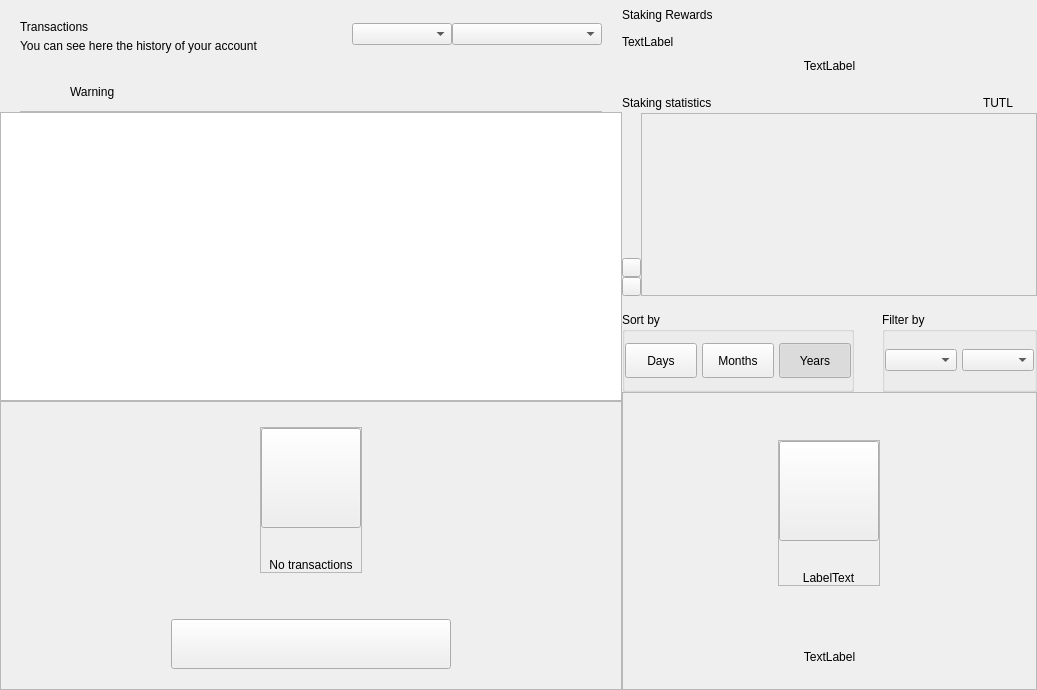
<?xml version="1.0" encoding="UTF-8"?>
<ui version="4.0">
 <class>DashboardWidget</class>
 <widget class="QWidget" name="DashboardWidget">
  <property name="geometry">
   <rect>
    <x>0</x>
    <y>0</y>
    <width>1037</width>
    <height>690</height>
   </rect>
  </property>
  <property name="windowTitle">
   <string>Form</string>
  </property>
  <layout class="QHBoxLayout" name="horizontalLayout_2" stretch="3,2">
   <property name="spacing">
    <number>0</number>
   </property>
   <property name="leftMargin">
    <number>0</number>
   </property>
   <property name="topMargin">
    <number>0</number>
   </property>
   <property name="rightMargin">
    <number>0</number>
   </property>
   <property name="bottomMargin">
    <number>0</number>
   </property>
   <item>
    <widget class="QWidget" name="left" native="true">
     <layout class="QVBoxLayout" name="left_2">
      <property name="spacing">
       <number>0</number>
      </property>
      <property name="leftMargin">
       <number>0</number>
      </property>
      <property name="topMargin">
       <number>0</number>
      </property>
      <property name="rightMargin">
       <number>0</number>
      </property>
      <property name="bottomMargin">
       <number>0</number>
      </property>
      <item>
       <layout class="QVBoxLayout" name="verticalLayout22">
        <property name="spacing">
         <number>0</number>
        </property>
        <property name="leftMargin">
         <number>20</number>
        </property>
        <property name="topMargin">
         <number>15</number>
        </property>
        <property name="rightMargin">
         <number>20</number>
        </property>
        <item>
         <widget class="QFrame" name="left_top_container">
          <layout class="QHBoxLayout" name="horizontalLayout">
           <property name="spacing">
            <number>0</number>
           </property>
           <property name="leftMargin">
            <number>0</number>
           </property>
           <property name="topMargin">
            <number>0</number>
           </property>
           <property name="rightMargin">
            <number>0</number>
           </property>
           <property name="bottomMargin">
            <number>0</number>
           </property>
           <item>
            <layout class="QVBoxLayout" name="verticalLayout_5">
             <property name="spacing">
              <number>5</number>
             </property>
             <property name="topMargin">
              <number>5</number>
             </property>
             <item>
              <widget class="QLabel" name="labelTitle">
               <property name="text">
                <string>Transactions</string>
               </property>
              </widget>
             </item>
             <item>
              <widget class="QLabel" name="labelSubtitle">
               <property name="text">
                <string>You can see here the history of your account</string>
               </property>
               <property name="alignment">
                <set>Qt::AlignLeading|Qt::AlignLeft|Qt::AlignVCenter</set>
               </property>
              </widget>
             </item>
            </layout>
           </item>
           <item>
            <spacer name="horizontalSpacer">
             <property name="orientation">
              <enum>Qt::Horizontal</enum>
             </property>
             <property name="sizeHint" stdset="0">
              <size>
               <width>40</width>
               <height>20</height>
              </size>
             </property>
            </spacer>
           </item>
           <item>
            <widget class="QComboBox" name="comboBoxSortType">
             <property name="minimumSize">
              <size>
               <width>100</width>
               <height>0</height>
              </size>
             </property>
            </widget>
           </item>
           <item>
            <widget class="QComboBox" name="comboBoxSort">
             <property name="minimumSize">
              <size>
               <width>150</width>
               <height>0</height>
              </size>
             </property>
            </widget>
           </item>
          </layout>
         </widget>
        </item>
       </layout>
      </item>
      <item>
       <spacer name="verticalSpacer">
        <property name="orientation">
         <enum>Qt::Vertical</enum>
        </property>
        <property name="sizeType">
         <enum>QSizePolicy::Fixed</enum>
        </property>
        <property name="sizeHint" stdset="0">
         <size>
          <width>20</width>
          <height>20</height>
         </size>
        </property>
       </spacer>
      </item>
      <item>
       <widget class="QWidget" name="layoutWarning" native="true">
        <layout class="QVBoxLayout" name="verticalLayout_3">
         <property name="spacing">
          <number>0</number>
         </property>
         <property name="leftMargin">
          <number>0</number>
         </property>
         <property name="topMargin">
          <number>0</number>
         </property>
         <property name="rightMargin">
          <number>0</number>
         </property>
         <property name="bottomMargin">
          <number>0</number>
         </property>
         <item>
          <widget class="QWidget" name="containerWarning" native="true">
           <layout class="QVBoxLayout" name="verticalLayout_21">
            <property name="spacing">
             <number>9</number>
            </property>
            <property name="leftMargin">
             <number>20</number>
            </property>
            <property name="topMargin">
             <number>9</number>
            </property>
            <property name="rightMargin">
             <number>20</number>
            </property>
            <property name="bottomMargin">
             <number>0</number>
            </property>
            <item>
             <widget class="QFrame" name="frameWarning">
              <property name="styleSheet">
               <string notr="true">border:none;</string>
              </property>
              <property name="frameShape">
               <enum>QFrame::StyledPanel</enum>
              </property>
              <property name="frameShadow">
               <enum>QFrame::Raised</enum>
              </property>
              <layout class="QHBoxLayout" name="horizontalLayout11" stretch="0,0,2">
               <property name="leftMargin">
                <number>0</number>
               </property>
               <property name="topMargin">
                <number>0</number>
               </property>
               <property name="rightMargin">
                <number>0</number>
               </property>
               <property name="bottomMargin">
                <number>0</number>
               </property>
               <item alignment="Qt::AlignVCenter">
                <widget class="QPushButton" name="imgWarning">
                 <property name="styleSheet">
                  <string notr="true">border:none;</string>
                 </property>
                 <property name="text">
                  <string/>
                 </property>
                 <property name="iconSize">
                  <size>
                   <width>24</width>
                   <height>24</height>
                  </size>
                 </property>
                </widget>
               </item>
               <item>
                <spacer name="horizontalSpacer_3">
                 <property name="orientation">
                  <enum>Qt::Horizontal</enum>
                 </property>
                 <property name="sizeType">
                  <enum>QSizePolicy::Fixed</enum>
                 </property>
                 <property name="sizeHint" stdset="0">
                  <size>
                   <width>12</width>
                   <height>20</height>
                  </size>
                 </property>
                </spacer>
               </item>
               <item alignment="Qt::AlignVCenter">
                <widget class="QLabel" name="lblWarning">
                 <property name="styleSheet">
                  <string notr="true"/>
                 </property>
                 <property name="text">
                  <string>Warning</string>
                 </property>
                 <property name="alignment">
                  <set>Qt::AlignBottom|Qt::AlignLeading|Qt::AlignLeft</set>
                 </property>
                </widget>
               </item>
              </layout>
             </widget>
            </item>
            <item>
             <widget class="QLabel" name="lblDivisory">
              <property name="minimumSize">
               <size>
                <width>0</width>
                <height>1</height>
               </size>
              </property>
              <property name="maximumSize">
               <size>
                <width>16777215</width>
                <height>1</height>
               </size>
              </property>
              <property name="styleSheet">
               <string notr="true">background-color:#bababa;</string>
              </property>
              <property name="text">
               <string/>
              </property>
              <property name="alignment">
               <set>Qt::AlignBottom|Qt::AlignLeading|Qt::AlignLeft</set>
              </property>
             </widget>
            </item>
           </layout>
          </widget>
         </item>
        </layout>
       </widget>
      </item>
      <item>
       <widget class="QListView" name="listTransactions">
        <property name="mouseTracking">
         <bool>true</bool>
        </property>
        <property name="selectionBehavior">
         <enum>QAbstractItemView::SelectItems</enum>
        </property>
        <property name="verticalScrollMode">
         <enum>QAbstractItemView::ScrollPerItem</enum>
        </property>
       </widget>
      </item>
      <item>
       <widget class="QFrame" name="emptyContainer">
        <property name="minimumSize">
         <size>
          <width>0</width>
          <height>100</height>
         </size>
        </property>
        <property name="frameShape">
         <enum>QFrame::StyledPanel</enum>
        </property>
        <property name="frameShadow">
         <enum>QFrame::Raised</enum>
        </property>
        <layout class="QVBoxLayout" name="verticalLayout_7" stretch="1,8,0,0">
         <property name="spacing">
          <number>0</number>
         </property>
         <property name="leftMargin">
          <number>0</number>
         </property>
         <property name="topMargin">
          <number>0</number>
         </property>
         <property name="rightMargin">
          <number>0</number>
         </property>
         <property name="bottomMargin">
          <number>20</number>
         </property>
         <item>
          <spacer name="verticalSpacer12">
           <property name="orientation">
            <enum>Qt::Vertical</enum>
           </property>
           <property name="sizeHint" stdset="0">
            <size>
             <width>20</width>
             <height>20</height>
            </size>
           </property>
          </spacer>
         </item>
         <item alignment="Qt::AlignHCenter|Qt::AlignVCenter">
          <widget class="QFrame" name="emptyScreen">
           <property name="sizePolicy">
            <sizepolicy hsizetype="Expanding" vsizetype="Expanding">
             <horstretch>0</horstretch>
             <verstretch>0</verstretch>
            </sizepolicy>
           </property>
           <property name="frameShape">
            <enum>QFrame::StyledPanel</enum>
           </property>
           <property name="frameShadow">
            <enum>QFrame::Raised</enum>
           </property>
           <layout class="QVBoxLayout" name="verticalLayout12">
            <property name="spacing">
             <number>30</number>
            </property>
            <property name="leftMargin">
             <number>0</number>
            </property>
            <property name="topMargin">
             <number>0</number>
            </property>
            <property name="rightMargin">
             <number>0</number>
            </property>
            <property name="bottomMargin">
             <number>0</number>
            </property>
            <item alignment="Qt::AlignHCenter|Qt::AlignVCenter">
             <widget class="QPushButton" name="pushImgEmpty">
              <property name="minimumSize">
               <size>
                <width>100</width>
                <height>100</height>
               </size>
              </property>
              <property name="maximumSize">
               <size>
                <width>100</width>
                <height>100</height>
               </size>
              </property>
              <property name="focusPolicy">
               <enum>Qt::NoFocus</enum>
              </property>
              <property name="text">
               <string/>
              </property>
              <property name="iconSize">
               <size>
                <width>100</width>
                <height>100</height>
               </size>
              </property>
             </widget>
            </item>
            <item alignment="Qt::AlignHCenter|Qt::AlignVCenter">
             <widget class="QLabel" name="labelEmpty">
              <property name="styleSheet">
               <string notr="true"/>
              </property>
              <property name="text">
               <string>No transactions</string>
              </property>
              <property name="alignment">
               <set>Qt::AlignCenter</set>
              </property>
             </widget>
            </item>
           </layout>
          </widget>
         </item>
         <item>
          <spacer name="verticalSpacer_21">
           <property name="orientation">
            <enum>Qt::Vertical</enum>
           </property>
           <property name="sizeHint" stdset="0">
            <size>
             <width>20</width>
             <height>40</height>
            </size>
           </property>
          </spacer>
         </item>
         <item alignment="Qt::AlignHCenter">
          <widget class="QPushButton" name="btnHowTo">
           <property name="minimumSize">
            <size>
             <width>280</width>
             <height>50</height>
            </size>
           </property>
           <property name="focusPolicy">
            <enum>Qt::NoFocus</enum>
           </property>
           <property name="text">
            <string/>
           </property>
          </widget>
         </item>
        </layout>
       </widget>
      </item>
     </layout>
    </widget>
   </item>
   <item>
    <widget class="QWidget" name="right" native="true">
     <property name="minimumSize">
      <size>
       <width>200</width>
       <height>0</height>
      </size>
     </property>
     <layout class="QVBoxLayout" name="verticalLayout_31">
      <property name="spacing">
       <number>0</number>
      </property>
      <property name="leftMargin">
       <number>0</number>
      </property>
      <property name="topMargin">
       <number>0</number>
      </property>
      <property name="rightMargin">
       <number>0</number>
      </property>
      <property name="bottomMargin">
       <number>0</number>
      </property>
      <item>
       <layout class="QVBoxLayout" name="verticalLayout_2" stretch="0,0,0,0,0,0,0">
        <property name="spacing">
         <number>0</number>
        </property>
        <item>
         <layout class="QHBoxLayout" name="horizontalLayout_3">
          <property name="spacing">
           <number>0</number>
          </property>
          <item>
           <layout class="QVBoxLayout" name="verticalLayout_6">
            <property name="spacing">
             <number>5</number>
            </property>
            <item>
             <widget class="QLabel" name="labelTitle2">
              <property name="minimumSize">
               <size>
                <width>0</width>
                <height>30</height>
               </size>
              </property>
              <property name="text">
               <string>Staking Rewards</string>
              </property>
             </widget>
            </item>
            <item>
             <widget class="QLabel" name="labelMessage">
              <property name="text">
               <string>TextLabel</string>
              </property>
             </widget>
            </item>
           </layout>
          </item>
          <item>
           <spacer name="horizontalSpacer_2">
            <property name="orientation">
             <enum>Qt::Horizontal</enum>
            </property>
            <property name="sizeType">
             <enum>QSizePolicy::MinimumExpanding</enum>
            </property>
            <property name="sizeHint" stdset="0">
             <size>
              <width>20</width>
              <height>20</height>
             </size>
            </property>
           </spacer>
          </item>
         </layout>
        </item>
        <item>
         <spacer name="verticalSpacer_4">
          <property name="orientation">
           <enum>Qt::Vertical</enum>
          </property>
          <property name="sizeType">
           <enum>QSizePolicy::Fixed</enum>
          </property>
          <property name="sizeHint" stdset="0">
           <size>
            <width>20</width>
            <height>10</height>
           </size>
          </property>
         </spacer>
        </item>
        <item>
         <layout class="QHBoxLayout" name="horizontalLayout_5" stretch="0">
          <property name="spacing">
           <number>0</number>
          </property>
          <item>
           <widget class="QLabel" name="labelAmountPiv">
            <property name="text">
             <string>TextLabel</string>
            </property>
            <property name="alignment">
             <set>Qt::AlignCenter</set>
            </property>
           </widget>
          </item>
         </layout>
        </item>
        <item>
         <spacer name="verticalSpacer_6">
          <property name="orientation">
           <enum>Qt::Vertical</enum>
          </property>
          <property name="sizeType">
           <enum>QSizePolicy::Fixed</enum>
          </property>
          <property name="sizeHint" stdset="0">
           <size>
            <width>20</width>
            <height>20</height>
           </size>
          </property>
         </spacer>
        </item>
        <item>
         <widget class="QWidget" name="layoutChart" native="true">
          <layout class="QVBoxLayout" name="verticalLayout_8" stretch="3,0">
           <property name="spacing">
            <number>16</number>
           </property>
           <property name="leftMargin">
            <number>0</number>
           </property>
           <property name="topMargin">
            <number>0</number>
           </property>
           <property name="rightMargin">
            <number>0</number>
           </property>
           <property name="bottomMargin">
            <number>0</number>
           </property>
           <item>
            <widget class="QWidget" name="verticalWidgetChart" native="true">
             <property name="minimumSize">
              <size>
               <width>0</width>
               <height>190</height>
              </size>
             </property>
             <property name="maximumSize">
              <size>
               <width>16777215</width>
               <height>16777215</height>
              </size>
             </property>
             <layout class="QVBoxLayout" name="verticalLayout_4" stretch="1,5">
              <property name="spacing">
               <number>0</number>
              </property>
              <property name="leftMargin">
               <number>0</number>
              </property>
              <property name="topMargin">
               <number>0</number>
              </property>
              <property name="rightMargin">
               <number>0</number>
              </property>
              <property name="bottomMargin">
               <number>0</number>
              </property>
              <item>
               <layout class="QHBoxLayout" name="horizontalLayout_4">
                <item>
                 <widget class="QLabel" name="labelChart">
                  <property name="text">
                   <string>Staking statistics</string>
                  </property>
                 </widget>
                </item>
                <item>
                 <spacer name="horizontalSpacer_4">
                  <property name="orientation">
                   <enum>Qt::Horizontal</enum>
                  </property>
                  <property name="sizeHint" stdset="0">
                   <size>
                    <width>40</width>
                    <height>20</height>
                   </size>
                  </property>
                 </spacer>
                </item>
                <item>
                 <widget class="QLabel" name="labelSquarePiv">
                  <property name="minimumSize">
                   <size>
                    <width>14</width>
                    <height>14</height>
                   </size>
                  </property>
                  <property name="maximumSize">
                   <size>
                    <width>14</width>
                    <height>14</height>
                   </size>
                  </property>
                  <property name="text">
                   <string/>
                  </property>
                 </widget>
                </item>
                <item>
                 <widget class="QLabel" name="labelPiv">
                  <property name="text">
                   <string>TUTL</string>
                  </property>
                 </widget>
                </item>
                <item>
                 <spacer name="horizontalSpacer_5">
                  <property name="orientation">
                   <enum>Qt::Horizontal</enum>
                  </property>
                  <property name="sizeType">
                   <enum>QSizePolicy::Fixed</enum>
                  </property>
                  <property name="sizeHint" stdset="0">
                   <size>
                    <width>10</width>
                    <height>20</height>
                   </size>
                  </property>
                 </spacer>
                </item>
                <item>
                 <widget class="QLabel" name="labelSquarezPiv">
                  <property name="minimumSize">
                   <size>
                    <width>14</width>
                    <height>14</height>
                   </size>
                  </property>
                  <property name="maximumSize">
                   <size>
                    <width>14</width>
                    <height>14</height>
                   </size>
                  </property>
                  <property name="text">
                   <string/>
                  </property>
                 </widget>
                </item>
               </layout>
              </item>
              <item>
               <widget class="QWidget" name="chartContainer2" native="true">
                <property name="minimumSize">
                 <size>
                  <width>0</width>
                  <height>150</height>
                 </size>
                </property>
                <property name="styleSheet">
                 <string notr="true">#chartContainer{padding:0px; margin:0px;}</string>
                </property>
                <layout class="QHBoxLayout" name="horizontalLayout_11">
                 <property name="spacing">
                  <number>0</number>
                 </property>
                 <property name="leftMargin">
                  <number>0</number>
                 </property>
                 <property name="topMargin">
                  <number>0</number>
                 </property>
                 <property name="rightMargin">
                  <number>0</number>
                 </property>
                 <property name="bottomMargin">
                  <number>0</number>
                 </property>
                 <item>
                  <widget class="QWidget" name="containerChartArrow" native="true">
                   <property name="sizePolicy">
                    <sizepolicy hsizetype="Fixed" vsizetype="Preferred">
                     <horstretch>0</horstretch>
                     <verstretch>0</verstretch>
                    </sizepolicy>
                   </property>
                   <property name="minimumSize">
                    <size>
                     <width>19</width>
                     <height>0</height>
                    </size>
                   </property>
                   <property name="maximumSize">
                    <size>
                     <width>19</width>
                     <height>16777215</height>
                    </size>
                   </property>
                   <property name="styleSheet">
                    <string notr="true">#widget{
	padding:0px;
	margin:0px;
}</string>
                   </property>
                   <layout class="QVBoxLayout" name="verticalLayout_10">
                    <property name="spacing">
                     <number>0</number>
                    </property>
                    <property name="leftMargin">
                     <number>0</number>
                    </property>
                    <property name="rightMargin">
                     <number>0</number>
                    </property>
                    <property name="bottomMargin">
                     <number>0</number>
                    </property>
                    <item>
                     <spacer name="verticalSpacer_3">
                      <property name="orientation">
                       <enum>Qt::Vertical</enum>
                      </property>
                      <property name="sizeHint" stdset="0">
                       <size>
                        <width>20</width>
                        <height>127</height>
                       </size>
                      </property>
                     </spacer>
                    </item>
                    <item alignment="Qt::AlignVCenter">
                     <widget class="QWidget" name="containerArrows" native="true">
                      <layout class="QVBoxLayout" name="horizontalLayout_6" stretch="0,0">
                       <property name="spacing">
                        <number>0</number>
                       </property>
                       <property name="leftMargin">
                        <number>0</number>
                       </property>
                       <property name="topMargin">
                        <number>0</number>
                       </property>
                       <property name="rightMargin">
                        <number>0</number>
                       </property>
                       <property name="bottomMargin">
                        <number>0</number>
                       </property>
                       <item>
                        <widget class="QPushButton" name="pushButtonChartArrow">
                         <property name="minimumSize">
                          <size>
                           <width>19</width>
                           <height>19</height>
                          </size>
                         </property>
                         <property name="maximumSize">
                          <size>
                           <width>19</width>
                           <height>19</height>
                          </size>
                         </property>
                         <property name="focusPolicy">
                          <enum>Qt::NoFocus</enum>
                         </property>
                         <property name="styleSheet">
                          <string notr="true"/>
                         </property>
                         <property name="text">
                          <string/>
                         </property>
                        </widget>
                       </item>
                       <item>
                        <widget class="QPushButton" name="pushButtonChartRight">
                         <property name="minimumSize">
                          <size>
                           <width>19</width>
                           <height>19</height>
                          </size>
                         </property>
                         <property name="maximumSize">
                          <size>
                           <width>19</width>
                           <height>19</height>
                          </size>
                         </property>
                         <property name="focusPolicy">
                          <enum>Qt::NoFocus</enum>
                         </property>
                         <property name="styleSheet">
                          <string notr="true"/>
                         </property>
                         <property name="text">
                          <string/>
                         </property>
                        </widget>
                       </item>
                      </layout>
                     </widget>
                    </item>
                   </layout>
                  </widget>
                 </item>
                 <item>
                  <widget class="QFrame" name="chartContainer">
                   <property name="sizePolicy">
                    <sizepolicy hsizetype="Expanding" vsizetype="Preferred">
                     <horstretch>0</horstretch>
                     <verstretch>0</verstretch>
                    </sizepolicy>
                   </property>
                   <property name="styleSheet">
                    <string notr="true">padding:0px;
margin:0px;</string>
                   </property>
                   <property name="frameShape">
                    <enum>QFrame::StyledPanel</enum>
                   </property>
                   <property name="frameShadow">
                    <enum>QFrame::Raised</enum>
                   </property>
                  </widget>
                 </item>
                </layout>
               </widget>
              </item>
             </layout>
            </widget>
           </item>
           <item alignment="Qt::AlignVCenter">
            <widget class="QWidget" name="containerSort" native="true">
             <layout class="QHBoxLayout" name="horizontalLayout_6" stretch="3,2">
              <property name="spacing">
               <number>28</number>
              </property>
              <property name="leftMargin">
               <number>0</number>
              </property>
              <property name="topMargin">
               <number>0</number>
              </property>
              <property name="rightMargin">
               <number>0</number>
              </property>
              <property name="bottomMargin">
               <number>0</number>
              </property>
              <item>
               <widget class="QGroupBox" name="groupBoxChart">
                <property name="minimumSize">
                 <size>
                  <width>0</width>
                  <height>80</height>
                 </size>
                </property>
                <property name="maximumSize">
                 <size>
                  <width>16777215</width>
                  <height>80</height>
                 </size>
                </property>
                <property name="title">
                 <string>Sort by</string>
                </property>
                <layout class="QHBoxLayout" name="horizontalLayout_7">
                 <property name="spacing">
                  <number>5</number>
                 </property>
                 <property name="leftMargin">
                  <number>0</number>
                 </property>
                 <property name="rightMargin">
                  <number>0</number>
                 </property>
                 <item>
                  <widget class="QPushButton" name="pushButtonMonth">
                   <property name="minimumSize">
                    <size>
                     <width>50</width>
                     <height>35</height>
                    </size>
                   </property>
                   <property name="maximumSize">
                    <size>
                     <width>16777215</width>
                     <height>16777215</height>
                    </size>
                   </property>
                   <property name="focusPolicy">
                    <enum>Qt::NoFocus</enum>
                   </property>
                   <property name="text">
                    <string>Days</string>
                   </property>
                   <property name="checkable">
                    <bool>true</bool>
                   </property>
                   <property name="autoExclusive">
                    <bool>true</bool>
                   </property>
                  </widget>
                 </item>
                 <item>
                  <widget class="QPushButton" name="pushButtonYear">
                   <property name="minimumSize">
                    <size>
                     <width>50</width>
                     <height>35</height>
                    </size>
                   </property>
                   <property name="maximumSize">
                    <size>
                     <width>16777215</width>
                     <height>16777215</height>
                    </size>
                   </property>
                   <property name="focusPolicy">
                    <enum>Qt::NoFocus</enum>
                   </property>
                   <property name="text">
                    <string>Months</string>
                   </property>
                   <property name="checkable">
                    <bool>true</bool>
                   </property>
                   <property name="autoExclusive">
                    <bool>true</bool>
                   </property>
                  </widget>
                 </item>
                 <item>
                  <widget class="QPushButton" name="pushButtonAll">
                   <property name="sizePolicy">
                    <sizepolicy hsizetype="Preferred" vsizetype="Fixed">
                     <horstretch>0</horstretch>
                     <verstretch>0</verstretch>
                    </sizepolicy>
                   </property>
                   <property name="minimumSize">
                    <size>
                     <width>50</width>
                     <height>35</height>
                    </size>
                   </property>
                   <property name="maximumSize">
                    <size>
                     <width>16777215</width>
                     <height>16777215</height>
                    </size>
                   </property>
                   <property name="focusPolicy">
                    <enum>Qt::NoFocus</enum>
                   </property>
                   <property name="text">
                    <string>Years</string>
                   </property>
                   <property name="checkable">
                    <bool>true</bool>
                   </property>
                   <property name="checked">
                    <bool>true</bool>
                   </property>
                   <property name="autoExclusive">
                    <bool>true</bool>
                   </property>
                  </widget>
                 </item>
                </layout>
               </widget>
              </item>
              <item>
               <widget class="QGroupBox" name="container_chart_dropboxes">
                <property name="minimumSize">
                 <size>
                  <width>55</width>
                  <height>80</height>
                 </size>
                </property>
                <property name="maximumSize">
                 <size>
                  <width>16777215</width>
                  <height>80</height>
                 </size>
                </property>
                <property name="title">
                 <string>Filter by</string>
                </property>
                <layout class="QHBoxLayout" name="horizontalLayout_8" stretch="1,1">
                 <property name="spacing">
                  <number>5</number>
                 </property>
                 <property name="leftMargin">
                  <number>0</number>
                 </property>
                 <property name="topMargin">
                  <number>0</number>
                 </property>
                 <property name="rightMargin">
                  <number>0</number>
                 </property>
                 <property name="bottomMargin">
                  <number>0</number>
                 </property>
                 <item>
                  <widget class="QWidget" name="containerBoxMonths" native="true">
                   <property name="minimumSize">
                    <size>
                     <width>55</width>
                     <height>0</height>
                    </size>
                   </property>
                   <layout class="QHBoxLayout" name="horizontalLayout_9">
                    <property name="spacing">
                     <number>0</number>
                    </property>
                    <property name="leftMargin">
                     <number>0</number>
                    </property>
                    <property name="topMargin">
                     <number>0</number>
                    </property>
                    <property name="rightMargin">
                     <number>0</number>
                    </property>
                    <property name="bottomMargin">
                     <number>0</number>
                    </property>
                    <item>
                     <widget class="QComboBox" name="comboBoxMonths">
                      <property name="minimumSize">
                       <size>
                        <width>55</width>
                        <height>0</height>
                       </size>
                      </property>
                     </widget>
                    </item>
                   </layout>
                  </widget>
                 </item>
                 <item>
                  <widget class="QWidget" name="containerBoxYears" native="true">
                   <property name="sizePolicy">
                    <sizepolicy hsizetype="Preferred" vsizetype="Preferred">
                     <horstretch>0</horstretch>
                     <verstretch>0</verstretch>
                    </sizepolicy>
                   </property>
                   <property name="minimumSize">
                    <size>
                     <width>50</width>
                     <height>0</height>
                    </size>
                   </property>
                   <layout class="QHBoxLayout" name="horizontalLayout_10">
                    <property name="spacing">
                     <number>0</number>
                    </property>
                    <property name="leftMargin">
                     <number>0</number>
                    </property>
                    <property name="topMargin">
                     <number>0</number>
                    </property>
                    <property name="rightMargin">
                     <number>0</number>
                    </property>
                    <property name="bottomMargin">
                     <number>0</number>
                    </property>
                    <item>
                     <widget class="QComboBox" name="comboBoxYears">
                      <property name="minimumSize">
                       <size>
                        <width>40</width>
                        <height>0</height>
                       </size>
                      </property>
                     </widget>
                    </item>
                   </layout>
                  </widget>
                 </item>
                </layout>
               </widget>
              </item>
             </layout>
            </widget>
           </item>
          </layout>
         </widget>
        </item>
        <item>
         <widget class="QFrame" name="emptyContainerChart">
          <property name="minimumSize">
           <size>
            <width>0</width>
            <height>100</height>
           </size>
          </property>
          <property name="frameShape">
           <enum>QFrame::StyledPanel</enum>
          </property>
          <property name="frameShadow">
           <enum>QFrame::Raised</enum>
          </property>
          <layout class="QVBoxLayout" name="verticalLayout_71" stretch="1,8,0,0">
           <property name="spacing">
            <number>0</number>
           </property>
           <property name="leftMargin">
            <number>0</number>
           </property>
           <property name="topMargin">
            <number>0</number>
           </property>
           <property name="rightMargin">
            <number>0</number>
           </property>
           <property name="bottomMargin">
            <number>25</number>
           </property>
           <item>
            <spacer name="verticalSpacer11">
             <property name="orientation">
              <enum>Qt::Vertical</enum>
             </property>
             <property name="sizeHint" stdset="0">
              <size>
               <width>20</width>
               <height>20</height>
              </size>
             </property>
            </spacer>
           </item>
           <item alignment="Qt::AlignHCenter|Qt::AlignVCenter">
            <widget class="QFrame" name="emptyScreen1">
             <property name="sizePolicy">
              <sizepolicy hsizetype="Expanding" vsizetype="Expanding">
               <horstretch>0</horstretch>
               <verstretch>0</verstretch>
              </sizepolicy>
             </property>
             <property name="frameShape">
              <enum>QFrame::StyledPanel</enum>
             </property>
             <property name="frameShadow">
              <enum>QFrame::Raised</enum>
             </property>
             <layout class="QVBoxLayout" name="verticalLayout">
              <property name="spacing">
               <number>30</number>
              </property>
              <property name="leftMargin">
               <number>0</number>
              </property>
              <property name="topMargin">
               <number>0</number>
              </property>
              <property name="rightMargin">
               <number>0</number>
              </property>
              <property name="bottomMargin">
               <number>0</number>
              </property>
              <item alignment="Qt::AlignHCenter|Qt::AlignVCenter">
               <widget class="QPushButton" name="pushImgEmptyChart">
                <property name="minimumSize">
                 <size>
                  <width>100</width>
                  <height>100</height>
                 </size>
                </property>
                <property name="maximumSize">
                 <size>
                  <width>100</width>
                  <height>100</height>
                 </size>
                </property>
                <property name="focusPolicy">
                 <enum>Qt::NoFocus</enum>
                </property>
                <property name="text">
                 <string/>
                </property>
                <property name="iconSize">
                 <size>
                  <width>100</width>
                  <height>100</height>
                 </size>
                </property>
               </widget>
              </item>
              <item alignment="Qt::AlignHCenter|Qt::AlignVCenter">
               <widget class="QLabel" name="labelEmptyChart">
                <property name="styleSheet">
                 <string notr="true"/>
                </property>
                <property name="text">
                 <string>LabelText</string>
                </property>
                <property name="alignment">
                 <set>Qt::AlignCenter</set>
                </property>
               </widget>
              </item>
             </layout>
            </widget>
           </item>
           <item>
            <spacer name="verticalSpacer_2">
             <property name="orientation">
              <enum>Qt::Vertical</enum>
             </property>
             <property name="sizeHint" stdset="0">
              <size>
               <width>20</width>
               <height>40</height>
              </size>
             </property>
            </spacer>
           </item>
           <item>
            <widget class="QLabel" name="labelMessageEmpty">
             <property name="styleSheet">
              <string notr="true">#labelMessageEmpty {
	padding-left:30px;
	padding-right:30px;
}</string>
             </property>
             <property name="text">
              <string>TextLabel</string>
             </property>
             <property name="alignment">
              <set>Qt::AlignCenter</set>
             </property>
             <property name="wordWrap">
              <bool>true</bool>
             </property>
            </widget>
           </item>
          </layout>
         </widget>
        </item>
        <item>
         <widget class="QWidget" name="layoutShadow" native="true">
          <layout class="QVBoxLayout" name="verticalLayout_9">
           <property name="spacing">
            <number>0</number>
           </property>
           <property name="leftMargin">
            <number>0</number>
           </property>
           <property name="topMargin">
            <number>0</number>
           </property>
           <property name="rightMargin">
            <number>0</number>
           </property>
           <property name="bottomMargin">
            <number>0</number>
           </property>
          </layout>
         </widget>
        </item>
       </layout>
      </item>
     </layout>
    </widget>
   </item>
  </layout>
 </widget>
 <resources/>
 <connections/>
</ui>
